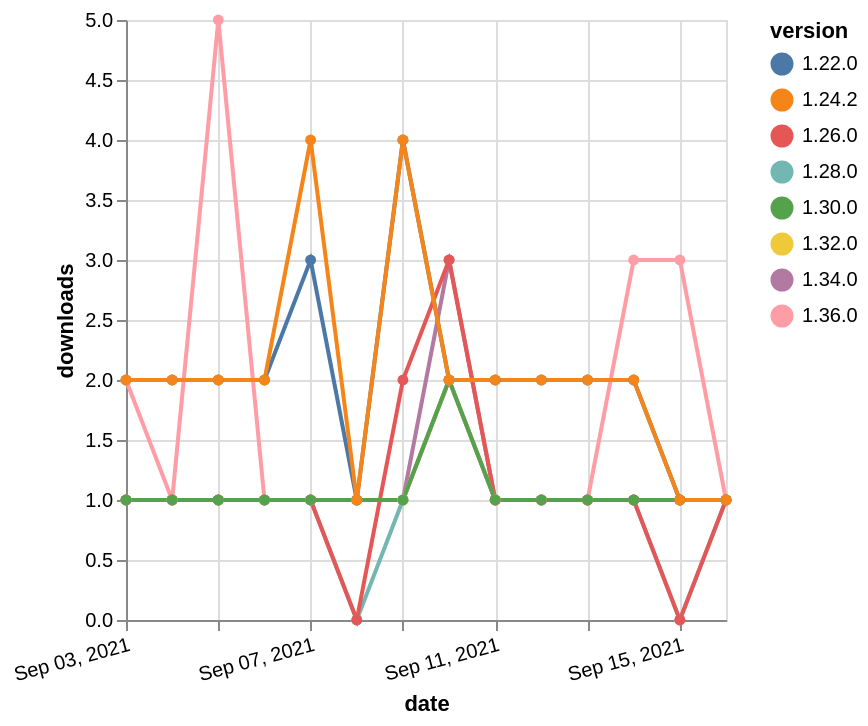

Write the Vega-Lite specification saved for this chart.
### Vega-Lite specification from a JSON file in a GitHub repository (floating-point values rounded to 4 significant figures)
{"$schema": "https://vega.github.io/schema/vega-lite/v5.json", "description": "A simple bar chart with embedded data.", "data": {"values": [{"date": "2021-09-03", "total": 192, "delta": 1, "version": "1.34.0"}, {"date": "2021-09-04", "total": 193, "delta": 1, "version": "1.34.0"}, {"date": "2021-09-05", "total": 194, "delta": 1, "version": "1.34.0"}, {"date": "2021-09-06", "total": 195, "delta": 1, "version": "1.34.0"}, {"date": "2021-09-07", "total": 196, "delta": 1, "version": "1.34.0"}, {"date": "2021-09-08", "total": 197, "delta": 1, "version": "1.34.0"}, {"date": "2021-09-09", "total": 198, "delta": 1, "version": "1.34.0"}, {"date": "2021-09-10", "total": 201, "delta": 3, "version": "1.34.0"}, {"date": "2021-09-11", "total": 202, "delta": 1, "version": "1.34.0"}, {"date": "2021-09-12", "total": 203, "delta": 1, "version": "1.34.0"}, {"date": "2021-09-13", "total": 204, "delta": 1, "version": "1.34.0"}, {"date": "2021-09-14", "total": 205, "delta": 1, "version": "1.34.0"}, {"date": "2021-09-15", "total": 206, "delta": 1, "version": "1.34.0"}, {"date": "2021-09-16", "total": 207, "delta": 1, "version": "1.34.0"}, {"date": "2021-09-03", "total": 159, "delta": 1, "version": "1.32.0"}, {"date": "2021-09-04", "total": 160, "delta": 1, "version": "1.32.0"}, {"date": "2021-09-05", "total": 161, "delta": 1, "version": "1.32.0"}, {"date": "2021-09-06", "total": 162, "delta": 1, "version": "1.32.0"}, {"date": "2021-09-07", "total": 163, "delta": 1, "version": "1.32.0"}, {"date": "2021-09-08", "total": 164, "delta": 1, "version": "1.32.0"}, {"date": "2021-09-09", "total": 165, "delta": 1, "version": "1.32.0"}, {"date": "2021-09-10", "total": 167, "delta": 2, "version": "1.32.0"}, {"date": "2021-09-11", "total": 168, "delta": 1, "version": "1.32.0"}, {"date": "2021-09-12", "total": 169, "delta": 1, "version": "1.32.0"}, {"date": "2021-09-13", "total": 170, "delta": 1, "version": "1.32.0"}, {"date": "2021-09-14", "total": 171, "delta": 1, "version": "1.32.0"}, {"date": "2021-09-15", "total": 172, "delta": 1, "version": "1.32.0"}, {"date": "2021-09-16", "total": 173, "delta": 1, "version": "1.32.0"}, {"date": "2021-09-03", "total": 2316, "delta": 2, "version": "1.22.0"}, {"date": "2021-09-04", "total": 2318, "delta": 2, "version": "1.22.0"}, {"date": "2021-09-05", "total": 2320, "delta": 2, "version": "1.22.0"}, {"date": "2021-09-06", "total": 2322, "delta": 2, "version": "1.22.0"}, {"date": "2021-09-07", "total": 2325, "delta": 3, "version": "1.22.0"}, {"date": "2021-09-08", "total": 2326, "delta": 1, "version": "1.22.0"}, {"date": "2021-09-09", "total": 2330, "delta": 4, "version": "1.22.0"}, {"date": "2021-09-10", "total": 2332, "delta": 2, "version": "1.22.0"}, {"date": "2021-09-11", "total": 2334, "delta": 2, "version": "1.22.0"}, {"date": "2021-09-12", "total": 2336, "delta": 2, "version": "1.22.0"}, {"date": "2021-09-13", "total": 2338, "delta": 2, "version": "1.22.0"}, {"date": "2021-09-14", "total": 2340, "delta": 2, "version": "1.22.0"}, {"date": "2021-09-15", "total": 2341, "delta": 1, "version": "1.22.0"}, {"date": "2021-09-16", "total": 2342, "delta": 1, "version": "1.22.0"}, {"date": "2021-09-03", "total": 190, "delta": 1, "version": "1.28.0"}, {"date": "2021-09-04", "total": 191, "delta": 1, "version": "1.28.0"}, {"date": "2021-09-05", "total": 192, "delta": 1, "version": "1.28.0"}, {"date": "2021-09-06", "total": 193, "delta": 1, "version": "1.28.0"}, {"date": "2021-09-07", "total": 194, "delta": 1, "version": "1.28.0"}, {"date": "2021-09-08", "total": 194, "delta": 0, "version": "1.28.0"}, {"date": "2021-09-09", "total": 195, "delta": 1, "version": "1.28.0"}, {"date": "2021-09-10", "total": 197, "delta": 2, "version": "1.28.0"}, {"date": "2021-09-11", "total": 198, "delta": 1, "version": "1.28.0"}, {"date": "2021-09-12", "total": 199, "delta": 1, "version": "1.28.0"}, {"date": "2021-09-13", "total": 200, "delta": 1, "version": "1.28.0"}, {"date": "2021-09-14", "total": 201, "delta": 1, "version": "1.28.0"}, {"date": "2021-09-15", "total": 201, "delta": 0, "version": "1.28.0"}, {"date": "2021-09-16", "total": 202, "delta": 1, "version": "1.28.0"}, {"date": "2021-09-03", "total": 388, "delta": 1, "version": "1.26.0"}, {"date": "2021-09-04", "total": 389, "delta": 1, "version": "1.26.0"}, {"date": "2021-09-05", "total": 390, "delta": 1, "version": "1.26.0"}, {"date": "2021-09-06", "total": 391, "delta": 1, "version": "1.26.0"}, {"date": "2021-09-07", "total": 392, "delta": 1, "version": "1.26.0"}, {"date": "2021-09-08", "total": 392, "delta": 0, "version": "1.26.0"}, {"date": "2021-09-09", "total": 394, "delta": 2, "version": "1.26.0"}, {"date": "2021-09-10", "total": 397, "delta": 3, "version": "1.26.0"}, {"date": "2021-09-11", "total": 398, "delta": 1, "version": "1.26.0"}, {"date": "2021-09-12", "total": 399, "delta": 1, "version": "1.26.0"}, {"date": "2021-09-13", "total": 400, "delta": 1, "version": "1.26.0"}, {"date": "2021-09-14", "total": 401, "delta": 1, "version": "1.26.0"}, {"date": "2021-09-15", "total": 401, "delta": 0, "version": "1.26.0"}, {"date": "2021-09-16", "total": 402, "delta": 1, "version": "1.26.0"}, {"date": "2021-09-03", "total": 121, "delta": 2, "version": "1.36.0"}, {"date": "2021-09-04", "total": 122, "delta": 1, "version": "1.36.0"}, {"date": "2021-09-05", "total": 127, "delta": 5, "version": "1.36.0"}, {"date": "2021-09-06", "total": 128, "delta": 1, "version": "1.36.0"}, {"date": "2021-09-07", "total": 129, "delta": 1, "version": "1.36.0"}, {"date": "2021-09-08", "total": 130, "delta": 1, "version": "1.36.0"}, {"date": "2021-09-09", "total": 131, "delta": 1, "version": "1.36.0"}, {"date": "2021-09-10", "total": 133, "delta": 2, "version": "1.36.0"}, {"date": "2021-09-11", "total": 134, "delta": 1, "version": "1.36.0"}, {"date": "2021-09-12", "total": 135, "delta": 1, "version": "1.36.0"}, {"date": "2021-09-13", "total": 136, "delta": 1, "version": "1.36.0"}, {"date": "2021-09-14", "total": 139, "delta": 3, "version": "1.36.0"}, {"date": "2021-09-15", "total": 142, "delta": 3, "version": "1.36.0"}, {"date": "2021-09-16", "total": 143, "delta": 1, "version": "1.36.0"}, {"date": "2021-09-03", "total": 185, "delta": 1, "version": "1.30.0"}, {"date": "2021-09-04", "total": 186, "delta": 1, "version": "1.30.0"}, {"date": "2021-09-05", "total": 187, "delta": 1, "version": "1.30.0"}, {"date": "2021-09-06", "total": 188, "delta": 1, "version": "1.30.0"}, {"date": "2021-09-07", "total": 189, "delta": 1, "version": "1.30.0"}, {"date": "2021-09-08", "total": 190, "delta": 1, "version": "1.30.0"}, {"date": "2021-09-09", "total": 191, "delta": 1, "version": "1.30.0"}, {"date": "2021-09-10", "total": 193, "delta": 2, "version": "1.30.0"}, {"date": "2021-09-11", "total": 194, "delta": 1, "version": "1.30.0"}, {"date": "2021-09-12", "total": 195, "delta": 1, "version": "1.30.0"}, {"date": "2021-09-13", "total": 196, "delta": 1, "version": "1.30.0"}, {"date": "2021-09-14", "total": 197, "delta": 1, "version": "1.30.0"}, {"date": "2021-09-15", "total": 198, "delta": 1, "version": "1.30.0"}, {"date": "2021-09-16", "total": 199, "delta": 1, "version": "1.30.0"}, {"date": "2021-09-03", "total": 2440, "delta": 2, "version": "1.24.2"}, {"date": "2021-09-04", "total": 2442, "delta": 2, "version": "1.24.2"}, {"date": "2021-09-05", "total": 2444, "delta": 2, "version": "1.24.2"}, {"date": "2021-09-06", "total": 2446, "delta": 2, "version": "1.24.2"}, {"date": "2021-09-07", "total": 2450, "delta": 4, "version": "1.24.2"}, {"date": "2021-09-08", "total": 2451, "delta": 1, "version": "1.24.2"}, {"date": "2021-09-09", "total": 2455, "delta": 4, "version": "1.24.2"}, {"date": "2021-09-10", "total": 2457, "delta": 2, "version": "1.24.2"}, {"date": "2021-09-11", "total": 2459, "delta": 2, "version": "1.24.2"}, {"date": "2021-09-12", "total": 2461, "delta": 2, "version": "1.24.2"}, {"date": "2021-09-13", "total": 2463, "delta": 2, "version": "1.24.2"}, {"date": "2021-09-14", "total": 2465, "delta": 2, "version": "1.24.2"}, {"date": "2021-09-15", "total": 2466, "delta": 1, "version": "1.24.2"}, {"date": "2021-09-16", "total": 2467, "delta": 1, "version": "1.24.2"}]}, "width": "container", "mark": {"type": "line", "point": {"filled": true}}, "encoding": {"x": {"field": "date", "type": "temporal", "timeUnit": "yearmonthdate", "title": "date", "axis": {"labelAngle": -15}}, "y": {"field": "delta", "type": "quantitative", "title": "downloads"}, "color": {"field": "version", "type": "nominal"}, "tooltip": {"field": "delta"}}}
